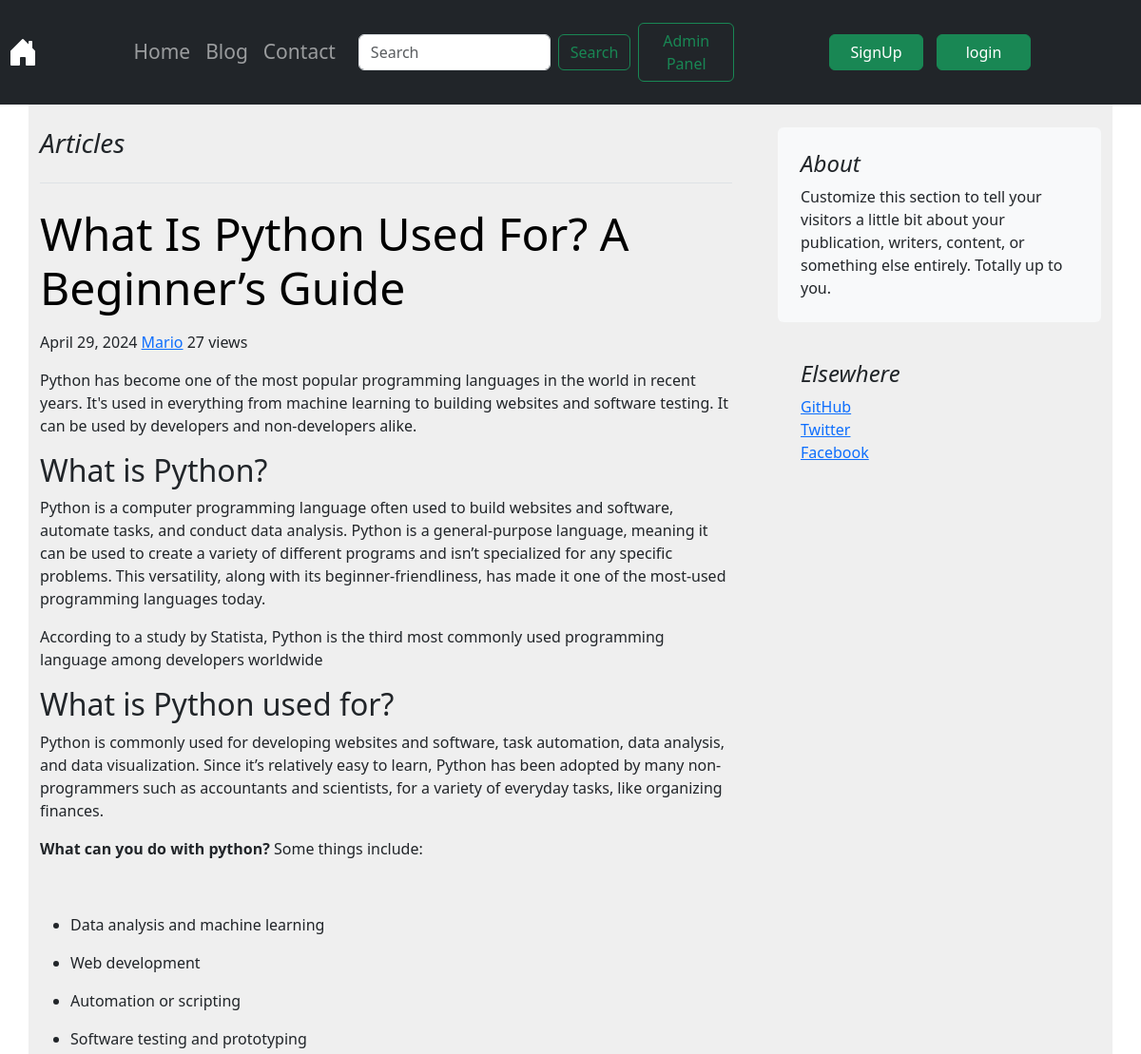
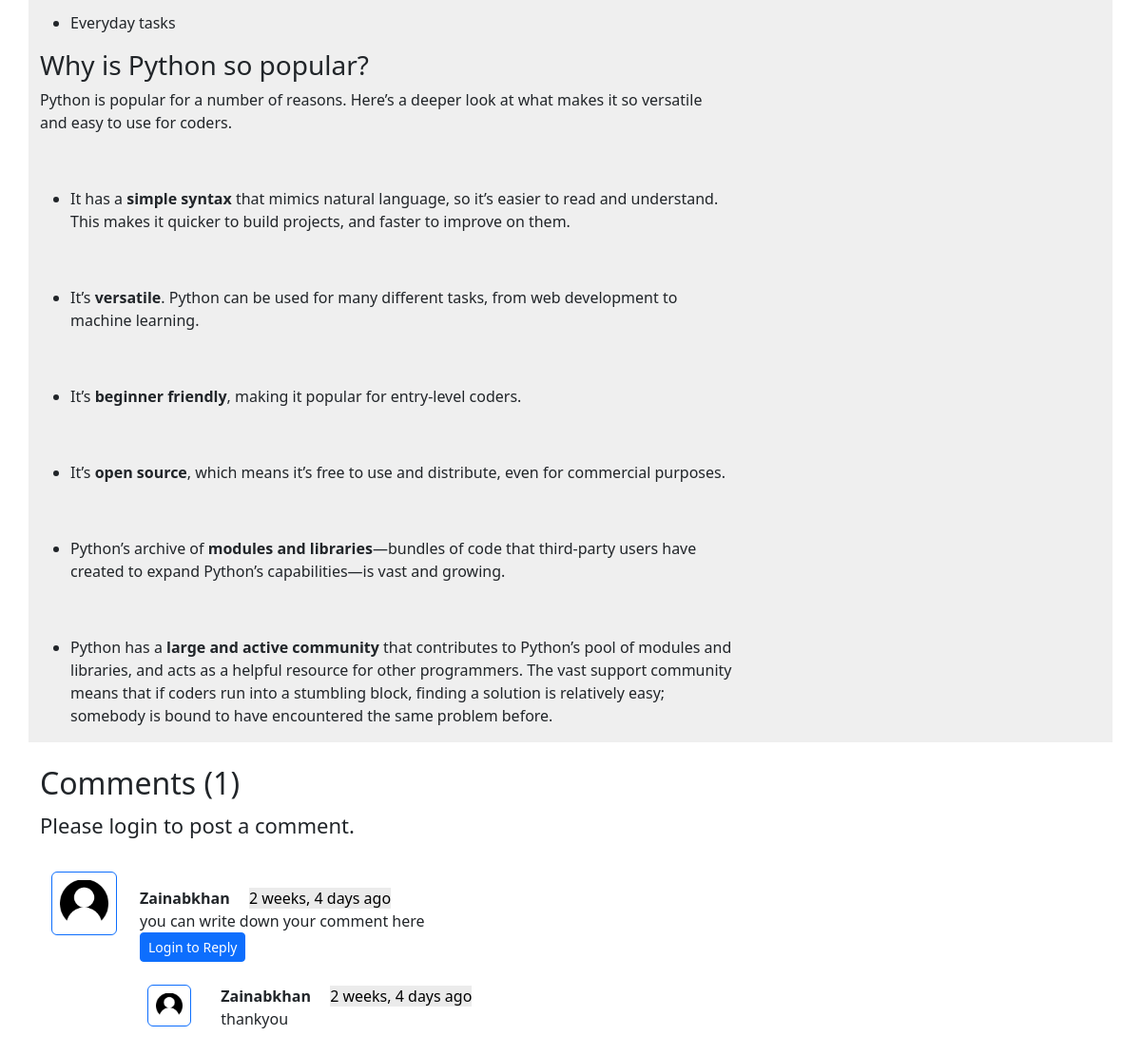
/blog/python.com, run on the app's committed database (2 pictures, top to bottom).
### blog/models.py (models this page shows, shortened)
class Post(models.Model):
    sno=models.AutoField(primary_key=True)
    author=models.CharField(max_length=25)
    title=models.CharField(max_length=225)
    views=models.IntegerField(default=0)
    content=HTMLField()
    slug=models.CharField(max_length=300)
    datetime=models.DateField( blank=True)

class BlogComment(models.Model):
    sno=models.AutoField(primary_key=True)
    comment=models.TextField()
    user=models.ForeignKey(User,on_delete=models.CASCADE)
    post=models.ForeignKey(Post,on_delete=models.CASCADE)
    parent=models.ForeignKey('self',on_delete=models.CASCADE,null=True)
    timestamp=models.DateTimeField(default=now)

### blog/views.py (the view)
# urls.py: path('<str:slug>', views.BlogPost,name="BlogPost"),
def BlogPost(request,slug):
    post=Post.objects.filter(slug=slug).first()
    post.views=post.views + 1
    post.save()
    comments=BlogComment.objects.filter(post=post,parent=None)
    replies=BlogComment.objects.filter(post=post).exclude(parent=None)
    replyDict={}
    for reply in replies:
     if reply.parent.sno not in replyDict.keys():
        replyDict[reply.parent.sno]=[reply]
     else:
        replyDict[reply.parent.sno].append(reply)
    context={"post":post, "comments":comments,"user":request.user,"replyDict":replyDict}
    return render(request,"blog/blogpost.html",context)

### blog/templatetags/extras.py (called while the page is built)
@register.filter(name="get_val")
def get_val(dict,key):
    return dict.get(key)

### templates/blog/blogpost.html (shortened to what this page needs)
{% extends "basic.html" %}
{% load static %}
{% block body %}
{% load humanize %}
{% load extras %}
<div class="container my-4">
  <div class="row g-5">
    <div class="col-md-8">
      <h3 class="pb-4 mb-4 fst-italic border-bottom">
        Articles
      </h3>
      <article class="blog-post">
        <h2 class="display-5 link-body-emphasis mb-1">{{post.title}}</h2>
        <p class="blog-post-meta my-3">{{post.datetime}} <a href="#">{{post.author}}</a> <span>{{post.views}} views</span></p>
        <p>{{post.content|safe}}</p>
      </article>
    </div>
    <div class="col-md-4">
      <div class="position-sticky" style="top: 2rem;">
        <div class="p-4 mb-3 bg-body-tertiary rounded">
          <h4 class="fst-italic">About</h4>
          <p class="mb-0">Customize this section to tell your visitors a little bit about your publication, writers,
            content, or something else entirely. Totally up to you.</p>
        </div>
        <div class="p-4">
          <h4 class="fst-italic">Elsewhere</h4>
          <ol class="list-unstyled">
            <li><a href="#">GitHub</a></li>
            <li><a href="#">Twitter</a></li>
            <li><a href="#">Facebook</a></li>
          </ol>
        </div>
      </div>
    </div>
  </div>
</div>
<div class="container">
  <h2>Comments ({{comments.count}})</h2>
  {% if user.is_authenticated %}
  <form action="/blog/postComment" method="post">
    {% csrf_token %}
    <div class="mb-3">
      <label for="exampleInputEmail1">Post Comment </label>
      <input type="text" name="comment" class="form-control" placeholder="Enter your Comment here">
    </div>
    <input type="hidden" name="postSno" value="{{post.sno}}">
    <input type="hidden" name="parentSno" value="">
    <button type="submit" class="btn btn-primary">Submit</button>
  </form>
  {% else %}
  <p class="para">Please login to post a comment.</p>
  {% endif %}
  {% for comment in comments %}
  <div class="row my-3 mx-0">
    <div class="col-md-1">
      <img class="w-100 rounded border border-primary mx-auto d-block p-2" src="/static/blog/images/user.png" alt="" srcset="">
    </div>
    <div class="col-md-11 my-3"><b>{{comment.user.username}} </b>
      <span class=" bg-secondary text-black mx-3 ">{{comment.timestamp| naturaltime}}</span>
      <div>{{comment.comment}}</div>
      <div class="reply mx-0">
        {% if user.is_authenticated %}
        <button class="btn btn-sm btn-primary" type="button" data-bs-toggle="collapse"
          data-bs-target="#replyBox{{comment.sno}}" aria-expanded="false" aria-controls="replyBox{{comment.sno}}">
          Reply
        </button>
        <div class="collapse" id="replyBox{{comment.sno}}">
          <div class="card card-body my-3">
            <form action="/blog/postComment" method="post">
              {% csrf_token %}
              <div class="mb-3 form-group">
                <label for="exampleInputEmail1">Post Reply </label>
                <input type="text" name="comment" class="form-control" placeholder="Enter your Comment here">
                <input type="hidden" name="parentSno" value="{{comment.sno}}">
              </div>
              <input type="hidden" name="postSno" value="{{post.sno}}">
              <button type="submit" class="btn btn-primary">Submit</button>
            </form>
          </div>
        </div>
        {% else %}
        <button class="btn btn-sm btn-primary" type="button" data-bs-toggle="collapse"
          data-bs-target="#replyBox{{comment.sno}}" aria-expanded="false" aria-controls="replyBox{{comment.sno}}">
          Login to Reply
        </button>
        {% endif %}
        <div class="my-2 replies ">
          {% for reply in replyDict|get_val:comment.sno %}
          <div class="row my-2">
            <div class="col-md-1 ">
              <img class="w-75 my-3 rounded border border-primary mx-auto d-block p-2" src="/static/blog/images/user.png" alt=""
                srcset="">
            </div>
            <div class="col-md-11">
              <div class="col-md-11 my-3"><b>{{comment.user.username}} </b>
                <span class=" bg-secondary text-black mx-3 ">{{comment.timestamp| naturaltime}}</span>
                <div>{{reply.comment}}</div>
              </div>
              <br>
            </div>
          </div>
          {% endfor %}
        </div>
      </div>
    </div>
  </div>
  {% endfor %}
</div>
{% endblock body %}

### templates/basic.html (shortened to what this page needs)
<!doctype html>
<html lang="en">
<head>
  <link href="https://cdn.jsdelivr.net/npm/bootstrap@5.3.3/dist/css/bootstrap.min.css" rel="stylesheet"
>
</head>
<body>
  <nav class="navbar navbar-expand-lg navbar-dark bg-dark py-4">
    <div class="container-fluid">
      <a class="navbar-brand mx-2" href="/"></a>
      <div class="collapse navbar-collapse mx-3" id="navbarSupportedContent">
        <ul class="navbar-nav me-auto mb-2 mb-lg-0">
          <li class="nav-item">
            <a class="nav-link  {% block homeactive %} {% endblock homeactive %} " href="/">Home</a>
          </li>
          <li class="nav-item ">
            <a class="nav-link {% block blogactive %} {% endblock blogactive %}" href="/blog">Blog</a>
          </li>
          <li class="nav-item">
            <a class="nav-link  {% block contactactive %} {% endblock contactactive %} " href="/contact">Contact</a>
          </li>
        </ul>
        <form method="get" action="/search" class="d-flex mx-3" role="search">
          <input class="form-control me-2" type="search" placeholder="Search" aria-label="Search" name="query"
            id="query">
          <button class="btn btn-outline-success " type="submit">Search</button>
        </form>
        <a href="/admin" class="btn btn-outline-success mx-2 my-sm-0 admin" role="button" target="_blank">Admin Panel</a>
        {% if user.is_authenticated %}
        <ul class="navbar-nav mr-2 ">
        <li class="nav-item dropdown">
          <a class="nav-link dropdown-toggle" href="#" role="button" data-bs-toggle="dropdown" aria-expanded="false">
             {{request.user}}
          </a>
          <ul class="dropdown-menu">
            <li><a class="dropdown-item" href="/logout">LogOut</a></li>
          </div>
          </ul>
        </li>
        {% else %}
        <button type="button" class="btn btn-success  mr-2" data-bs-toggle="modal" data-bs-target="#signupModal">
          SignUp
        </button>
      <button type="button" class="btn btn-success  mx-2 mr-2" data-bs-toggle="modal" data-bs-target="#loginModal">
       login
      </button>
      {% endif %}
      </div>
    </div>
  </nav>
  {% block body %}
  {% endblock body %}
</body>
</html>

### templates/basic.html (style rules this page uses)
.mx-2 { width: 115px; margin-right: 5.5rem !important; margin-left: -0.5rem !important; }
.btn-success { width: 113px; margin-left: 31px; }
.mr-2 { margin-left: 12px; margin-right: 22px; }
.navbar-nav { margin-left: -80px; font-size: 21px; }

### templates/blog/blogpost.html (style rules this page uses)
.my-4 { background-color: #efefef }
.bg-secondary { --bs-bg-opacity: 1; background-color: rgb(235 235 235) !important; }
.para { font-size: 22px; margin-top: 1px; margin-bottom: 2rem; }

### data on the page
Post: title "What Is Python Used For? A Beginner’s Guide", datetime "April 29, 2024", author "Mario", views "27", content "Python has become one of the most popular programming languages in the world in recent years. It's used in everything from machine learning to building websites and software testing. It can be used by developers and non-developers alike. What is Python? Python is a computer programming language often used to build websites and software, automate tasks, and conduct data analysis. Python is a general-purpose language, meaning it can be used to create a variety of different programs and isn’t specialized for any specific problems. This versatility, along with its beginner-friendliness, has made it one of the most-used programming languages today. According to a study by Statista, Python is the…"
BlogComment: user.username "Zainabkhan", timestamp "2 weeks, 4 days ago", comment "you can write down your comment here"
BlogComment: comment "thankyou"

### other printed values
{{ comments.count }} "1"
